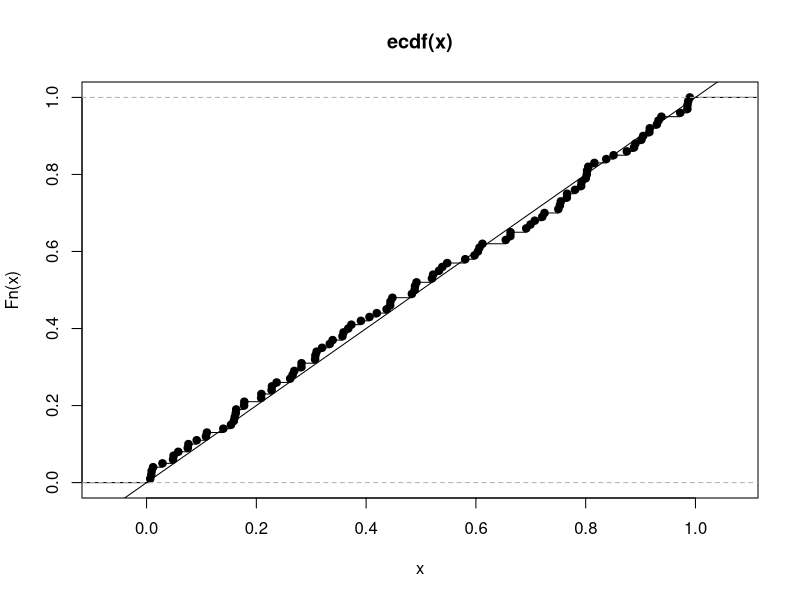
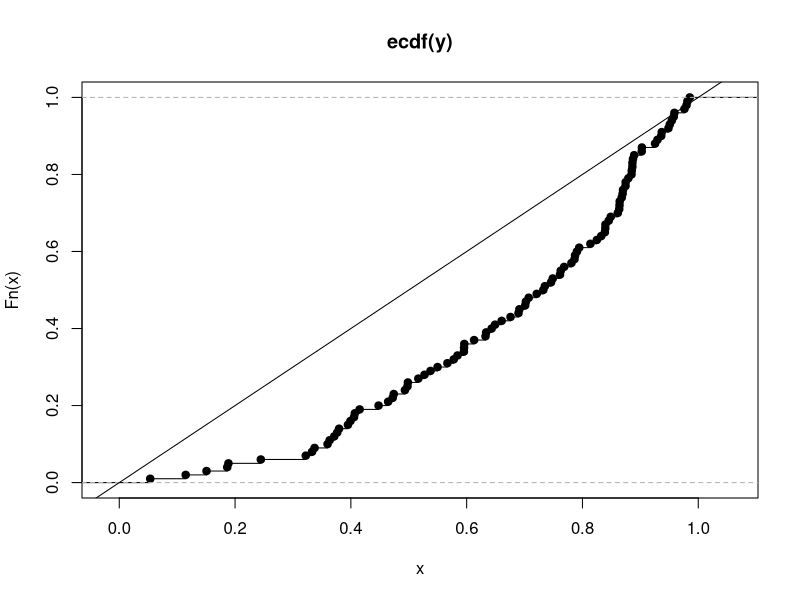

These figures' R source, in order: (Note: this script raises an error after producing the figures.)
# Равномерное
# 1
n = 100
x = runif(n)
y = sqrt(runif(n))

plot(ecdf(x))
abline(0, 1)
plot(ecdf(y))
abline(0, 1)

?ks.test

ks.test(x, 'punif')
ks.test(y, 'punif')

# Показательное
# 2
x = Condit[,1]
boxplot(x)
hist(x, breaks="FD")

n = length(x)
y = 1:n
z = 1:n
s = 0
for (k in 1:length(x)){
  s = s + x[k]
  y[k] = s
}
z = y / y[n]
z[n] = NA
plot(ecdf(z))
ks.test(z, 'punif')

# 3
right_threshold = quantile(x, 0.75) + 1.5*IQR(x)
left_threshold = quantile(x, 0.25) - 1.5*IQR(x)
x_cleaned = ifelse(x>right_threshold | x < left_threshold, NA, x)

x_cleaned = na.omit(x_cleaned)

boxplot(x_cleaned)
hist(x_cleaned, breaks="FD")

n = length(x_cleaned)
y = cumsum(x_cleaned)
z = y / y[n]
z[n] = NA
plot(ecdf(z))
ks.test(z, 'punif')

# Нормальное
# 4
x = Employees[, "SALARY"]

boxplot(x)
hist(x, breaks="FD")

?qqnorm
qqnorm(x)
qqline(x)

# 5
# критерий Колмогорова с поправкой Лильефорса
?lillie.test
lillie.test(x)

# критерий Крамера ― фон Мизеса
?cvm.test
cvm.test(x)

# критерий Андерсона — Дарлинга
?ad.test
ad.test(x)

# критерий Шапиро — Франчиа
?sf.test
sf.test(x)

log_freq = Prefix.ver[, "LogFrequency"]
#log_freq = ifelse(log_freq == 0, NA, x)
#log_freq = na.omit(log_freq)

plot(ecdf(log_freq))
boxplot(log_freq)
hist(log_freq, breaks="FD")

qqnorm(log_freq)
qqline(log_freq)

lillie.test(log_freq)
cvm.test(log_freq)
ad.test(log_freq)
sf.test(log_freq)


# HW
x = Uniform[, 1]
#x = runif(10000)
z = log(x / (1 - x))

plot(ecdf(z))
boxplot(z)
hist(z, breaks="FD")

lillie.test(z)
cvm.test(z)
ad.test(z)
sf.test(z)

qqnorm(z)
qqline(z)


### Lesson 4
# Task 1
#x = subset(Prefix.ver, SemanticClass=="opaque")[2, "LogFrequency"]
x = Prefix.ver[Prefix.ver[,"SemanticClass"] == "opaque", "LogFrequency"]
y = Prefix.ver[Prefix.ver[,"SemanticClass"] == "transparent", "LogFrequency"]

hist(x, breaks="FD")
hist(y, breaks="FD")

plot(ecdf(x))
plot(ecdf(y), add=T)

ks.test(x, y)

?cramer.test()
cramer.test(x, y)

# Task 2
n = 100
x = runif(n)
y = runif(n)^(1/3)

plot(ecdf(x), col=3)
plot(ecdf(y), add=T, col=2)

?ks.test(x, y)
?wilcox.test(x, y, alternative="less")
ks.test(x, y, alternative="greater")
wilcox.test(x, y, alternative="less")

# Task 3
x = Pressure[, "SistDo"]
y = Pressure[, "SistPosl"]

z = x - y
hist(z, breaks="FD")

# check by Signs criterion
n = length(z)
s = sum(ifelse(z > 0, 1, 0))
s
#alpha_0 = 2^(-n) * sum(choose(n, s:n))
alpha_0 = 1 - pbinom(s - 1, n, prob=0.5)
alpha_0

# check by Wilcoxon signed rank test
# check simetry
z = sort(z)
half_n = as.integer(n / 2)
med = median(z)
ksi = med - z[1:half_n]
eta = z[n - 1:half_n + 1] - med
plot(ksi, eta)
abline(0, 1)

wilcox.test(x, y, paired=T, alternative="greater")

# HW
n = 50
x = rnorm(n, 0, 1)
y = rnorm(n, 0, 3)

ks.test(x, y)
cramer.test(x, y)

wilcox.test(x, y)
wilcox.test(x, y, alternative="greater")

plot(ecdf(x), col=3)
plot(ecdf(y), add=T, col=2)
